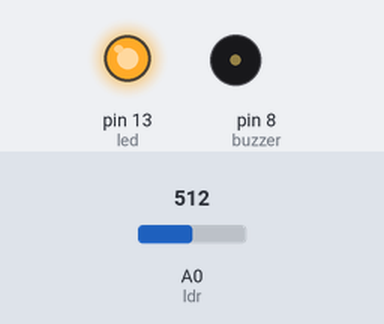
This sketch was run on a simulated Arduino Uno, built with avr-gcc and run on an emulated ATmega328P. Parts: output pins drawn as LEDs (lit = HIGH), buzzer (waves = sounding). The test bench sets the inputs (shaded band); at power-on: A0 (ldr) = 512.

Above: at 1.1 s.
At 6.0 s:
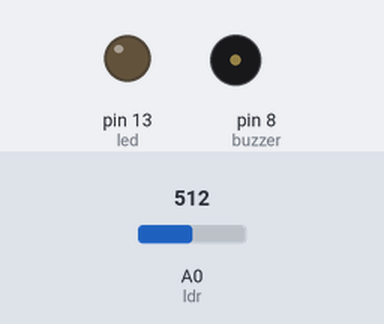
At 12.1 s:
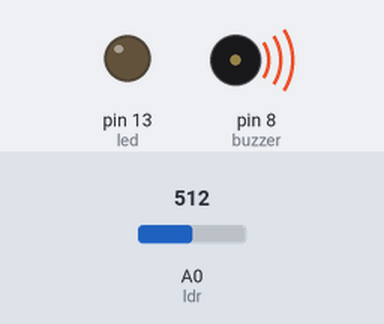
Timing chart, 0 to 13.6 s (numbered marks = the images above):
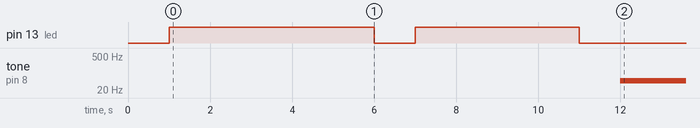

The sketch:

jueves4.ino
```cpp
// jueves4.ino
// baseado em http://youtu.be/57S3dylfw3I

// buzzer conectado ao pino 8
#define buzzer 8
// ldr conetado a entrada analog. 0
#define ldr A0
// led conectado ao pino 13
#define led 13

// variaveis de controle
int valMin = 1023, valMax = 0;

void setup() {
    // led como saida
    pinMode(led, OUTPUT);
    // aguarda 1s e acende o led
    delay(1000);
    digitalWrite(led, HIGH);

    // armazena o tempo desde o ultimo reset
    unsigned long tempo = millis();

    // calibracao durante 5s
    while((millis() - tempo) < 5000){
        // armazena o valor do sensor
        int leitura = analogRead(ldr);
        // armazena o menor valor lido
        if(leitura < valMin){
            valMin = leitura;
        }
    }

    // armazena o tempo desde o ultimo reset
    tempo = millis();

    // apaga o led e aguarda 1s
    digitalWrite(led, LOW);
    delay(1000);
    // indica uma nova medicao
    digitalWrite(led, HIGH);

    // calibracao durante 5s
    while((millis() - tempo) < 5000){
        // armazena o valor do sensor
        int leitura = analogRead(ldr);
        // armazena o maior valor lido
        if(leitura > valMax){
            valMax = leitura;
        }
    }

    // apaga o led
    digitalWrite(led, LOW);

    delay(1000);
}

void loop() {
    // converte o valor do sensor para um valor entre 50 e 4kHz
    int freq = map(analogRead(ldr), valMin, valMax, 50, 4000);
    // toca a frequencia por 20ms
    tone(buzzer, freq, 20);

    delay(10);
}
```

Measured:
- by itself, tone on pin 8 (buzzer): silent → 49 Hz at 12.0 s
